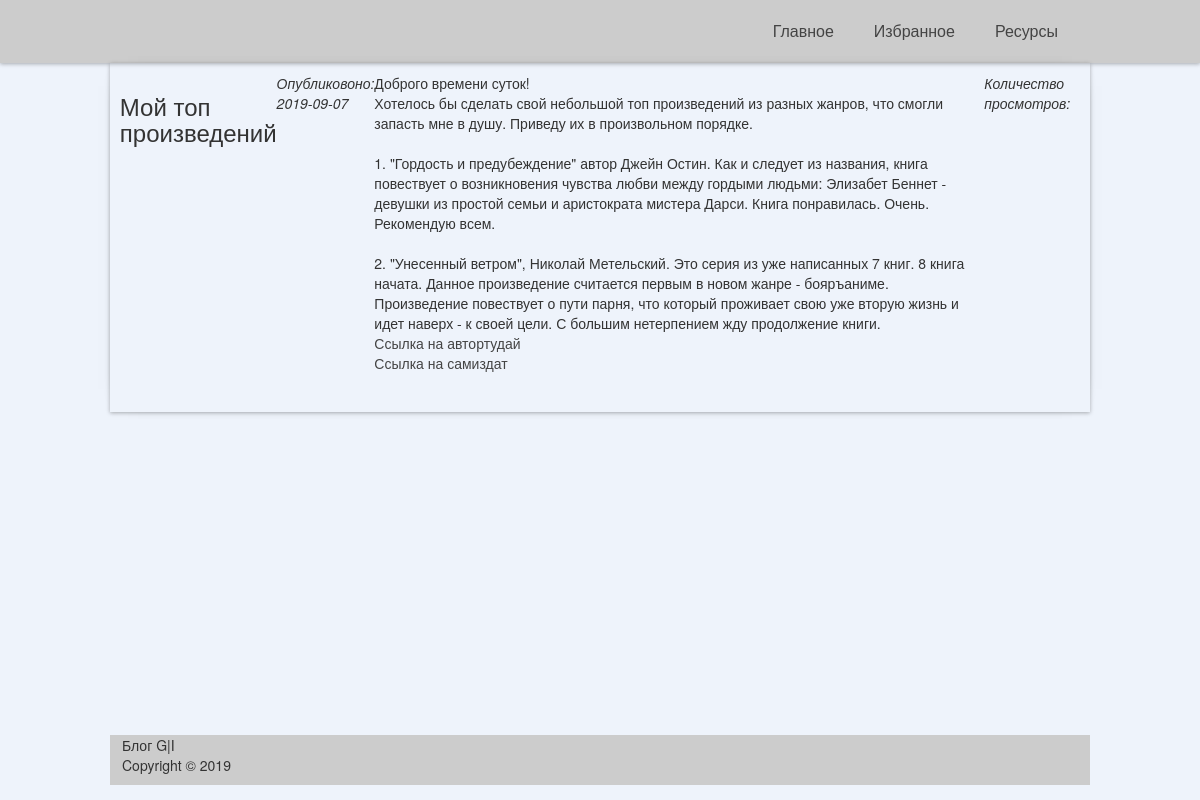
Page /article.php?id=33 on the committed database.
### tables this page shows
CREATE TABLE `articles` (
  `id` int(11) NOT NULL,
  `title` varchar(256) NOT NULL,
  `content` text NOT NULL,
  `data` date NOT NULL,
  `image` text NOT NULL,
  `views` int(124) NOT NULL
);

### article.php (called while the page is built, shortened)
<?php
    require_once("database.php");
    require_once("models/articles.php");
    $link = db_connect();
    $article = article_get($link, $_GET['id']);
    include("views/article.php")
?>

### models/articles.php (called while the page is built, shortened)
<?php
    function article_get($link, $id_article){
        $query = "SELECT * FROM `articles` WHERE id=".(int)$id_article;
        $result = mysqli_query($link, $query);
        $article = mysqli_fetch_assoc($result);
        return $article;
    }
    function views_counter($link, $id) {
        $query = "UPDATE articles SET views = views + 1 WHERE id = $id";
    }
?>

### views/article.php (the view, shortened to what this page needs)
<!DOCTYPE html>
<html lang="ru">
<head>
    <link rel="stylesheet" href="https://maxcdn.bootstrapcdn.com/bootstrap/3.3.6/css/bootstrap.min.css">
    <link rel="stylesheet" type="text/css" href="/views/css/style.css">
</head>
<body>
<header>
    <?php include "header.php" ?>
</header>
<main>
 <section>
    <article>
     <h3><?=$article['title'] ?></h3>
     <em>Опубликовоно: <?=$article['data']?></em>
     <p><?=$article['content']?></p>
          <p> <i> Количество просмотров:</i><?=$a['views']; ?></p>
    </article>
 </section>
</main>
<footer> <p>Блог G|I <br>Copyright &copy; 2019</p> </footer>
</body>
</html>

### views/css/style.css (style rules this page uses)
html { height: 100%; }
body { padding: 0; margin: 0; background: #eef3fb no-repeat top center fixed; font-size: 14px; display: flex; flex-direction: column; height: 100%; }
a { color: #444; }
header { width: 100%; background: #ccc; color: white; box-shadow: 0 1px 4px rgba(0, 0, 0, .3); }
main { flex: 1 0 auto; width: 980px; min-height: 80%; display: flex; margin: 0px auto; flex-direction: column; }
article { padding: 1%; margin-bottom: 3px; box-shadow: 0 0 5px 1px #bdb2b2; box-shadow: 0 1px 4px rgba(0, 0, 0, .3), -5px 0 20px -23px rgba(0, 0, 0, .8), 5px 0 20px -23px rgba(0, 0, 0, .8); display: flex; flex-direction: row; box-sizing: border-box; }
footer { flex: 0 0 auto; width: 980px; margin: 15px auto; padding: 0 1%; background: #ccc; }

### rows in the picture
articles: title "Мой топ произведений", data "2019-09-07", content "Доброго времени суток! Хотелось бы сделать свой небольшой топ произведений из разных жанров, что смогли запасть мне в душу. Приведу их в произвольном порядке. 1. \"Гордость и предубеждение\" автор Джейн Остин. Как и следует из названия, книга повествует о возникновения чувства любви между гордыми людьми: Элизабет Беннет - девушки из простой семьи и аристократа мистера Дарси. Книга понравилась. Очень. Рекомендую всем. 2. \"Унесенный ветром\", Николай Метельский. Это серия из уже написанных 7 книг. 8 книга начата. Данное произведение считается первым в новом жанре - бояръаниме. Произведение повествует о пути парня, что который проживает свою уже вторую жизнь и идет наверх - к своей цели. С…"
